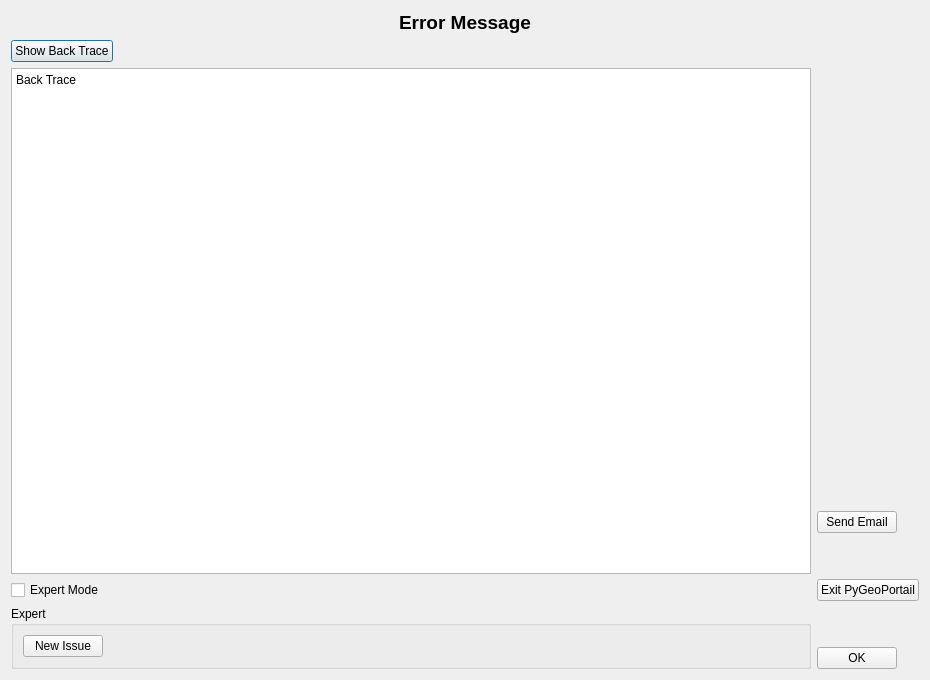
<?xml version="1.0" encoding="UTF-8"?>
<ui version="4.0">
 <class>critical_error_form</class>
 <widget class="QDialog" name="critical_error_form">
  <property name="windowModality">
   <enum>Qt::ApplicationModal</enum>
  </property>
  <property name="geometry">
   <rect>
    <x>0</x>
    <y>0</y>
    <width>914</width>
    <height>680</height>
   </rect>
  </property>
  <property name="windowTitle">
   <string>PyGeoPortail Critical Error</string>
  </property>
  <layout class="QVBoxLayout" name="verticalLayout_3">
   <item>
    <widget class="QLabel" name="error_message_label">
     <property name="sizePolicy">
      <sizepolicy hsizetype="Expanding" vsizetype="Minimum">
       <horstretch>0</horstretch>
       <verstretch>0</verstretch>
      </sizepolicy>
     </property>
     <property name="font">
      <font>
       <pointsize>14</pointsize>
       <weight>75</weight>
       <bold>true</bold>
      </font>
     </property>
     <property name="lineWidth">
      <number>1</number>
     </property>
     <property name="text">
      <string>Error Message</string>
     </property>
     <property name="textFormat">
      <enum>Qt::RichText</enum>
     </property>
     <property name="alignment">
      <set>Qt::AlignCenter</set>
     </property>
    </widget>
   </item>
   <item>
    <layout class="QHBoxLayout" name="horizontalLayout_3">
     <item>
      <layout class="QVBoxLayout" name="verticalLayout_2">
       <item>
        <layout class="QHBoxLayout" name="horizontalLayout">
         <item>
          <widget class="QPushButton" name="show_backtrace_button">
           <property name="sizePolicy">
            <sizepolicy hsizetype="Fixed" vsizetype="Fixed">
             <horstretch>0</horstretch>
             <verstretch>0</verstretch>
            </sizepolicy>
           </property>
           <property name="text">
            <string>Show Back Trace</string>
           </property>
          </widget>
         </item>
         <item>
          <spacer name="horizontalSpacer">
           <property name="orientation">
            <enum>Qt::Horizontal</enum>
           </property>
           <property name="sizeHint" stdset="0">
            <size>
             <width>40</width>
             <height>20</height>
            </size>
           </property>
          </spacer>
         </item>
        </layout>
       </item>
       <item>
        <widget class="QTextEdit" name="back_trace_text_browser">
         <property name="enabled">
          <bool>true</bool>
         </property>
         <property name="minimumSize">
          <size>
           <width>800</width>
           <height>500</height>
          </size>
         </property>
         <property name="documentTitle">
          <string notr="true"/>
         </property>
         <property name="readOnly">
          <bool>true</bool>
         </property>
         <property name="html">
          <string>&lt;!DOCTYPE HTML PUBLIC &quot;-//W3C//DTD HTML 4.0//EN&quot; &quot;http://www.w3.org/TR/REC-html40/strict.dtd&quot;&gt;
&lt;html&gt;&lt;head&gt;&lt;meta name=&quot;qrichtext&quot; content=&quot;1&quot; /&gt;&lt;style type=&quot;text/css&quot;&gt;
p, li { white-space: pre-wrap; }
&lt;/style&gt;&lt;/head&gt;&lt;body style=&quot; font-family:'Sans Serif'; font-size:9pt; font-weight:400; font-style:normal;&quot;&gt;
&lt;p style=&quot; margin-top:0px; margin-bottom:0px; margin-left:0px; margin-right:0px; -qt-block-indent:0; text-indent:0px;&quot;&gt;Back Trace&lt;/p&gt;&lt;/body&gt;&lt;/html&gt;</string>
         </property>
        </widget>
       </item>
       <item>
        <widget class="QCheckBox" name="checkBox">
         <property name="sizePolicy">
          <sizepolicy hsizetype="Expanding" vsizetype="Fixed">
           <horstretch>0</horstretch>
           <verstretch>0</verstretch>
          </sizepolicy>
         </property>
         <property name="text">
          <string>Expert Mode</string>
         </property>
         <property name="checkable">
          <bool>true</bool>
         </property>
        </widget>
       </item>
       <item>
        <widget class="QGroupBox" name="expert_group_box">
         <property name="enabled">
          <bool>true</bool>
         </property>
         <property name="sizePolicy">
          <sizepolicy hsizetype="Expanding" vsizetype="Minimum">
           <horstretch>0</horstretch>
           <verstretch>0</verstretch>
          </sizepolicy>
         </property>
         <property name="title">
          <string>Expert</string>
         </property>
         <property name="flat">
          <bool>false</bool>
         </property>
         <property name="checkable">
          <bool>false</bool>
         </property>
         <layout class="QFormLayout" name="formLayout">
          <item row="0" column="0">
           <widget class="QPushButton" name="new_issue_button">
            <property name="text">
             <string>New Issue</string>
            </property>
           </widget>
          </item>
         </layout>
        </widget>
       </item>
      </layout>
     </item>
     <item>
      <layout class="QVBoxLayout" name="verticalLayout">
       <item>
        <spacer name="verticalSpacer">
         <property name="orientation">
          <enum>Qt::Vertical</enum>
         </property>
         <property name="sizeHint" stdset="0">
          <size>
           <width>20</width>
           <height>40</height>
          </size>
         </property>
        </spacer>
       </item>
       <item>
        <widget class="QPushButton" name="send_email_button">
         <property name="sizePolicy">
          <sizepolicy hsizetype="Fixed" vsizetype="Fixed">
           <horstretch>0</horstretch>
           <verstretch>0</verstretch>
          </sizepolicy>
         </property>
         <property name="text">
          <string>Send Email</string>
         </property>
        </widget>
       </item>
       <item>
        <spacer name="verticalSpacer_4">
         <property name="orientation">
          <enum>Qt::Vertical</enum>
         </property>
         <property name="sizeType">
          <enum>QSizePolicy::Fixed</enum>
         </property>
         <property name="sizeHint" stdset="0">
          <size>
           <width>20</width>
           <height>40</height>
          </size>
         </property>
        </spacer>
       </item>
       <item>
        <widget class="QPushButton" name="exit_button">
         <property name="sizePolicy">
          <sizepolicy hsizetype="Fixed" vsizetype="Fixed">
           <horstretch>0</horstretch>
           <verstretch>0</verstretch>
          </sizepolicy>
         </property>
         <property name="text">
          <string>Exit PyGeoPortail</string>
         </property>
        </widget>
       </item>
       <item>
        <spacer name="verticalSpacer_3">
         <property name="orientation">
          <enum>Qt::Vertical</enum>
         </property>
         <property name="sizeType">
          <enum>QSizePolicy::Fixed</enum>
         </property>
         <property name="sizeHint" stdset="0">
          <size>
           <width>20</width>
           <height>40</height>
          </size>
         </property>
        </spacer>
       </item>
       <item>
        <widget class="QPushButton" name="ok_button">
         <property name="sizePolicy">
          <sizepolicy hsizetype="Fixed" vsizetype="Fixed">
           <horstretch>0</horstretch>
           <verstretch>0</verstretch>
          </sizepolicy>
         </property>
         <property name="text">
          <string>OK</string>
         </property>
        </widget>
       </item>
      </layout>
     </item>
    </layout>
   </item>
  </layout>
 </widget>
 <tabstops>
  <tabstop>exit_button</tabstop>
  <tabstop>ok_button</tabstop>
  <tabstop>checkBox</tabstop>
 </tabstops>
 <resources/>
 <connections>
  <connection>
   <sender>ok_button</sender>
   <signal>clicked()</signal>
   <receiver>critical_error_form</receiver>
   <slot>accept()</slot>
   <hints>
    <hint type="sourcelabel">
     <x>901</x>
     <y>668</y>
    </hint>
    <hint type="destinationlabel">
     <x>932</x>
     <y>931</y>
    </hint>
   </hints>
  </connection>
  <connection>
   <sender>checkBox</sender>
   <signal>toggled(bool)</signal>
   <receiver>expert_group_box</receiver>
   <slot>setVisible(bool)</slot>
   <hints>
    <hint type="sourcelabel">
     <x>379</x>
     <y>598</y>
    </hint>
    <hint type="destinationlabel">
     <x>380</x>
     <y>612</y>
    </hint>
   </hints>
  </connection>
 </connections>
</ui>
